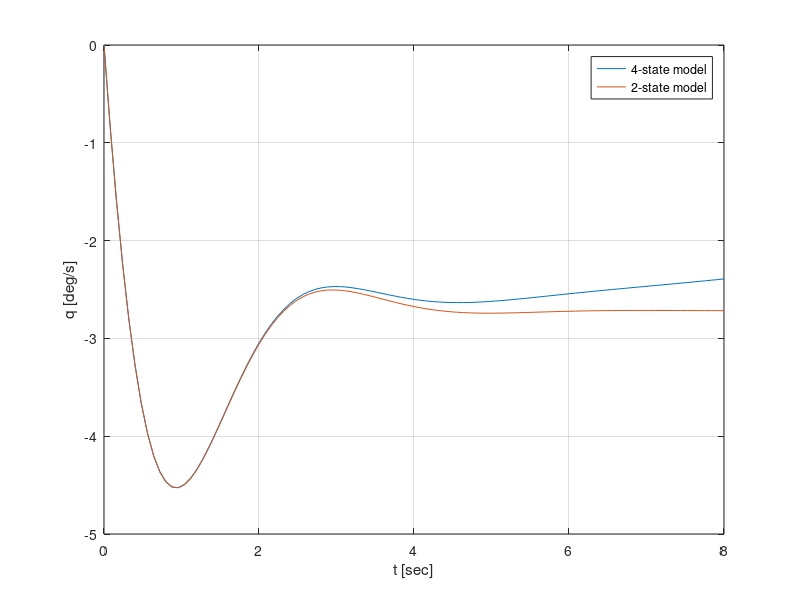
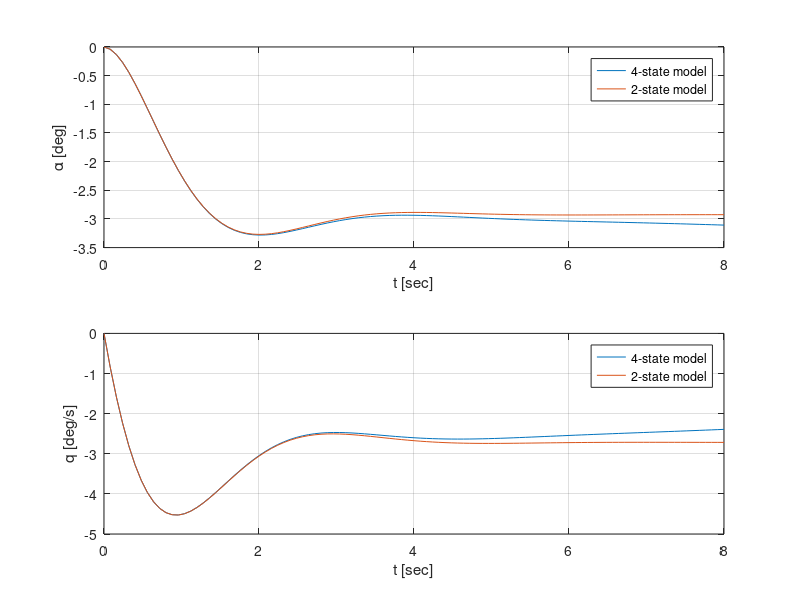
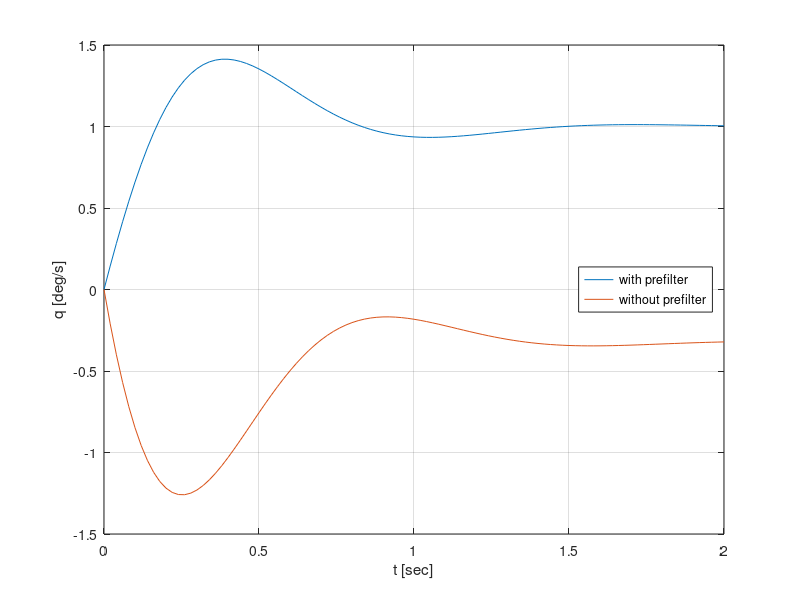
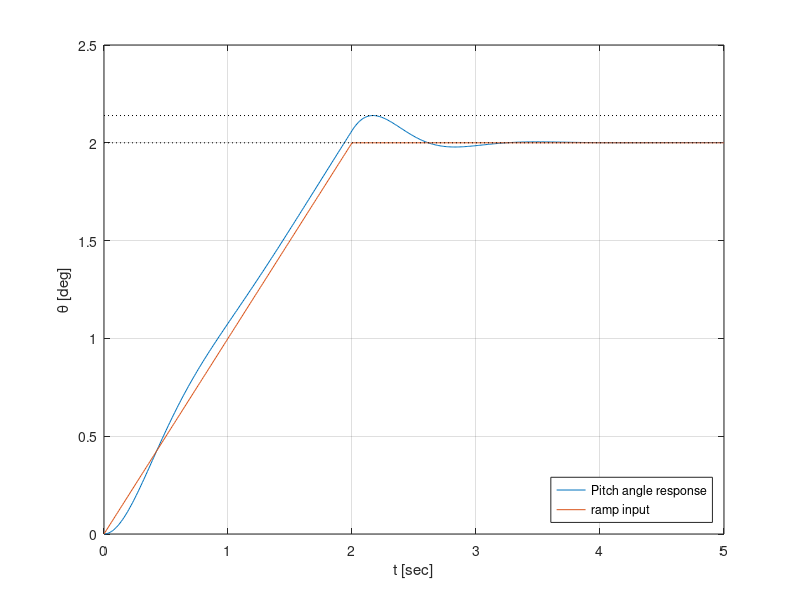

The MATLAB script that drew these images, in order:
%==========================================================================
%   This programm calculates the inherent motion
%   characteristics of the reduced F-16 model
%   - periodic: short period, phugoid, Dutch roll
%   - aperiodic: aperiodic roll, spiral
%  
%   And compares 4-state to 2-state
%
%   Author: Lukas & Gervase
% 
%==========================================================================
clear; 

% import matrices
load redu_ss_openloop 
load redu_ss_sp


% define trim point
v0 = 600; %[ft/s]

% set plotting/display parameters
pzmaps          = false;
characteristics = false;
simulations     = false;
comparison      = true;

% ------------------SS matrices--------------------------------------------

% LONGITUDINAL
states_lon    = {'theta' 'v' 'alpha' 'q'};
inputs_lon    = {'elevator'};
outputs_lon   = {'theta' 'v' 'alpha' 'q'};
SS_lon = ss(A_lon, B_lon, C_lon, D_lon,...
            'statename',states_lon,...
            'inputname',inputs_lon,...
            'outputname',outputs_lon);
        
% LATERAL
states_lat    = {'phi' 'beta' 'roll rate' 'yaw rate'};
inputs_lat    = {'aileron' 'rudder'};
outputs_lat   = {'phi' 'beta' 'roll rate' 'yaw rate'};
SS_lat = ss(A_lat, B_lat, C_lat, D_lat,...
            'statename',states_lat,...
            'inputname',inputs_lat,...
            'outputname',outputs_lat);

% -------------------pole-zero maps----------------------------------------
if pzmaps
    
    % LONGITUDINAL
    figure(1); 
    pzmap(SS_lon);
    print -depsc2 -r1200 Figures/pzmap_sym
    
    % LATERAL
    figure(2); 
    pzmap(SS_lat);
    print -depsc2 -r1200 Figures/pzmap_asym
    
end

% ------------------characteristics----------------------------------------
if characteristics
    
    % calculate natural frequencies and damping ratios
    [Wn_lon, zeta_lon, Po_lon] = damp(SS_lon);
    [Wn_lat, zeta_lat, Po_lat] = damp(SS_lat);
    
    % LONGITUDINAL
    
    % calculate period (PDF P.5 check!)
    P_lon = 2*pi()./(Wn_lon.*sqrt(1-zeta_lon.^2));
    % calculate time to half amplitude
    T_halfa_lon = log(2)./(Wn_lon.*zeta_lon);
    % combine characteristics into matrix
    chara_lon = [real(Po_lon),imag(Po_lon),Wn_lon,zeta_lon, P_lon, T_halfa_lon];
    
    % display matrix
    disp('Longitudinal:')
    disp('   Pole (real,imag)       Wn       zeta      P      T_halfa')
    disp('   --------------------------------------------------------')
    disp(chara_lon)
    
    % wrtie matrix to excel
    %xlswrite('Tables/chara_lon',chara_lon);
    
    % LATERAL
    
    % calculate time constant
    tau_lat = 1./(zeta_lat.*Wn_lat);
    % calculate time to half amplitude
    T_halfa_lat = log(2)./(Wn_lat.*zeta_lat);
    % combine characteristics into matrix
    chara_lat = [real(Po_lat), imag(Po_lat), Wn_lat,zeta_lat, tau_lat, T_halfa_lat];
    
    % display matrix
    disp('Lateral:')
    disp('   Pole (real,imag)       Wn       zeta      tau      T_halfa')
    disp('   ----------------------------------------------------------')
    disp(chara_lat)
    
    % wrtie matrix to excel
    %xlswrite('Tables/chara_lat',chara_lat);
    
end

% ---------------------simulation------------------------------------------

if simulations
    
    % figure parameters for printing
    simfig_width    = 1000;
    simfig_height   = 400;
    
    % lsim parameters for pulse-shaped inputs
    T = 10; % observaton period [s]
    dt = 0.01; % sampling time [s]
    
    % pulse parameters
    d_ail = 1; % aileron pulse duration [s]
    m_ail = rad2deg(0.025); % aileron pulse magnitude [deg]
    
    d_rud = 1; % rudder pulse duration [s]
    m_rud = rad2deg(0.025); % rudder pulse magnitude [deg]
    
    % define time axis
    t  = 0:dt:T; N = length(t);
    
    % create signals
    N_ail = d_ail/dt;
    N_rud = d_rud/dt;
    
    sig_ail  = [m_ail*ones(1,N_ail),zeros(1,N-N_ail)];
    sig_rud  = [m_rud*ones(1,N_rud),zeros(1,N-N_rud)];
    sig_null = zeros(1,N);
    
    
    % SHORT PERIOD
    [y_sp, t_sp] = step(-0.05*SS_lon,10); % elevator input: -0.05 [rad]
    theta_sp = y_sp(:,1);
    q_sp = y_sp(:,4);
    
    figure('pos',[100 100 simfig_width simfig_height/2])
    figure(1)
    plot(t_sp,q_sp)
    xlabel('t [sec]')
    ylabel('q [deg/s]')
    grid on
    print -depsc2 -r1200 Figures/short_period
    
    % PHUGOID
    [y_ph, t_ph] = step(-0.05*SS_lon,300); % elevator input: -0.05 [rad]
    v_ph = y_ph(:,2) + v0; % trim velocity added
    alpha_ph = y_ph(:,3);
    
    figure('pos',[100 100 simfig_width simfig_height])
    figure(2)
    subplot(2,1,1)
    plot(t_ph,v_ph)
    xlabel('t [sec]')
    ylabel('V [ft/sec]')
    grid on
    
    subplot(2,1,2)
    plot(t_ph,alpha_ph)
    xlabel('t [sec]')
    ylabel('\alpha [deg]')
    grid on
    print -depsc2 -r1200 Figures/phugoid

    
    % DUTCH ROLL
    % use rudder pulse
    sig_dr = [sig_null',sig_rud'];
    y_dr = lsim(SS_lat,sig_dr,t);
    p_dr = y_dr(:,3);
    r_dr = y_dr(:,4);
    
    figure('pos',[100 100 simfig_width simfig_height])
    figure(3)
    subplot(2,1,1)
    plot(t,p_dr)
    xlabel('t [sec]')
    ylabel('p [deg/sec]')
    grid on
    
    subplot(2,1,2)
    plot(t,r_dr)
    xlabel('t [sec]')
    ylabel('r [deg/s]')
    grid on
    print -depsc2 -r1200 Figures/dutch_roll
    
    % APERIODIC ROLL
    % use aileron pulse
    sig_ap = [sig_ail',sig_null'];
    y_ap = lsim(SS_lat,sig_ap,t);
    p_ap = y_ap(:,3);
    
    % (Plot combined with spiral)
    
    % SPIRAL
    % use aileron pulse
    
    sig_spir = [sig_ail',sig_null'];
    y_spir = lsim(SS_lat,sig_spir,t);
    phi_spir = y_spir(:,1);
    
    figure('pos',[100 100 simfig_width simfig_height])
    figure(4)
    subplot(2,1,1)
    plot(t,p_ap)
    xlabel('t [sec]')
    ylabel('p [deg/sec]')
    grid on
    
    subplot(2,1,2)
    plot(t,phi_spir)
    xlabel('t [sec]')
    ylabel('\phi [deg]')
    grid on
    print -depsc2 -r1200 Figures/aperoll_spiral
    
end

%% Chapter 7
%------------------Short period comparison between 4-state & 2-state-------

if comparison
    
    %2-state SS system
    states_lon_sp    = {'alpha' 'q'};
    inputs_lon_sp    = {'elevator'};
    outputs_lon_sp   = {'alpha' 'q'};
    SS_lon_2s = ss(A_lon_sp, B_lon_sp, C_lon_sp, D_lon_sp,...
                'statename',states_lon_sp,...
                'inputname',inputs_lon_sp,...
                'outputname',outputs_lon_sp);
            
    %4-state
    [y_sp_4s, t_c] = step(SS_lon, 8);
    alpha_sp_4s = y_sp_4s(:,3);
    q_sp_4s = y_sp_4s(:,4);
    
    %2-state
    [y_sp_2s, t_c] = step(SS_lon_2s, 8);
    alpha_sp_2s = y_sp_2s(:,1);
    q_sp_2s = y_sp_2s(:,2);
    
    
  
    %plots
    
    figure(1)
    plot(t_c,q_sp_4s,t_c,q_sp_2s)
    xlabel('t [sec]')
    ylabel('q [deg/s]')
    legend('4-state model', '2-state model', 'Location', 'northeast')
    grid on
    
    
    figure(2)
    subplot(2,1,1)
    plot(t_c,alpha_sp_4s,t_c,alpha_sp_2s)
    legend('4-state model', '2-state model', 'Location', 'northeast')
    xlabel('t [sec]')
    ylabel('\alpha [deg]')
    grid on
    
    subplot(2,1,2)
    plot(t_c,q_sp_4s,t_c,q_sp_2s)
    xlabel('t [sec]')
    ylabel('q [deg/s]')
    legend('4-state model', '2-state model', 'Location', 'northeast')
    grid on
    
end

trans_matrix_redu = tf(SS_lon_2s);
q_to_ele = trans_matrix_redu(2, 1);


[num, den] = tfdata(SS_lon_2s);
K_a = num{1}(3);
K_q = num{2}(3);

T_theta_1 = num{2}(2)/K_q;
w_n_sp_1 = sqrt(den{2}(3));

pol = pole(SS_lon_2s);
[Wn, Zeta] = damp(SS_lon_2s);

W_nsp = 0.03 * v0 * 0.3048; %V in m/s (i.e. v0 * 0.3048)
Z_sp = 0.5;
T_theta_2 = 1/(0.75*W_nsp);

poles = [-Z_sp * W_nsp + W_nsp* sqrt(1-(Z_sp)^2)*i;
        -Z_sp * W_nsp - W_nsp* sqrt(1-(Z_sp)^2)*i];

K = place(A_lon_sp, B_lon_sp, poles);

V_gust = 4.572;          % Design vertical gust, [m/s]
V = v0 * 0.3048;
d_alpha = atan(V_gust/V);

d_del_ele = K(1) * d_alpha;

A_new = A_lon_sp - B_lon_sp * K;

states_lon_sp    = {'alpha' 'q'};
inputs_lon_sp    = {'elevator'};
outputs_lon_sp   = {'alpha' 'q'};
SS_new = ss(A_new, B_lon_sp, C_lon_sp, D_lon_sp,...
            'statename',states_lon_sp,...
            'inputname',inputs_lon_sp,...
            'outputname',outputs_lon_sp);
 
trans_matrix_redu_new = tf(SS_new);
q_to_ele_new = trans_matrix_redu_new(2, 1);

s = tf('s');
F = (T_theta_2*s +1)/(T_theta_1*s + 1); 
K_f = -0.66102;  %obtained from sisotool

final_tf = (7.31874*(s+4.115))/(s^2 + 5.486*s +30.1); %obtained from sisotool

%with prefilter
[y_with_fil, t_fil] = step(final_tf, 2);
%without prefilter
[y_without_fil, t_fil] = step(q_to_ele_new, 2);

figure(3)
plot(t_fil, y_with_fil, t_fil, y_without_fil)
legend('with prefilter', 'without prefilter', 'Location', 'east')
xlabel('t [sec]')
ylabel('q [deg/s]')
grid on


CAP = (W_nsp*W_nsp)/((V/9.80665)*(1/T_theta_2));
DB = T_theta_2 - ((2*Z_sp)/W_nsp);


%ramp response

t_r = 0:0.01:5;
ramp_h = 2;
ramp_in = t_r;
for i = 1:length(t_r)
    if ramp_in(i) >= ramp_h
        ramp_in(i) = ramp_h;
    end
end

model = final_tf;

[y_r,t_r]=lsim(model,ramp_in,t_r);
%[y_ramp,t_r] = step(final_tf/s, 5)

DB_c = max(y_r) - ramp_h;

figure(4)
%plot(t_r, y_ramp)
plot(t_r,y_r, t_r,ramp_in)
hold on
plot(xlim, [1 1]*max(y_r), ':k')
plot(xlim, [1 1]*ramp_h, ':k')
hold off
legend('Pitch angle response', 'ramp input', 'Location', 'southeast')
xlabel('t [sec]')
ylabel('\theta [deg]')
grid on

DB_qs = (max(y_r) - ramp_h)/ramp_h;

%step response
step_h = 1;
step_in = zeros(1, length(t_r));
for i = 1:length(t_r)
    if t_r(i) >= 2
        step_in(i) = step_h;
    end
end

[y_s,t_r]=lsim(model,step_in,t_r);

qm_qss = max(y_s)/step_h;

figure(5)
plot(t_r,y_s, t_r, step_in)
hold on
plot(xlim, [1 1]*max(y_s), ':k')
plot(xlim, [1 1]*step_h, ':k')
hold off
legend('Pitch rate response', 'step input', 'Location', 'southeast')
xlabel('t [sec]')
ylabel('q [deg/s]')
grid on

